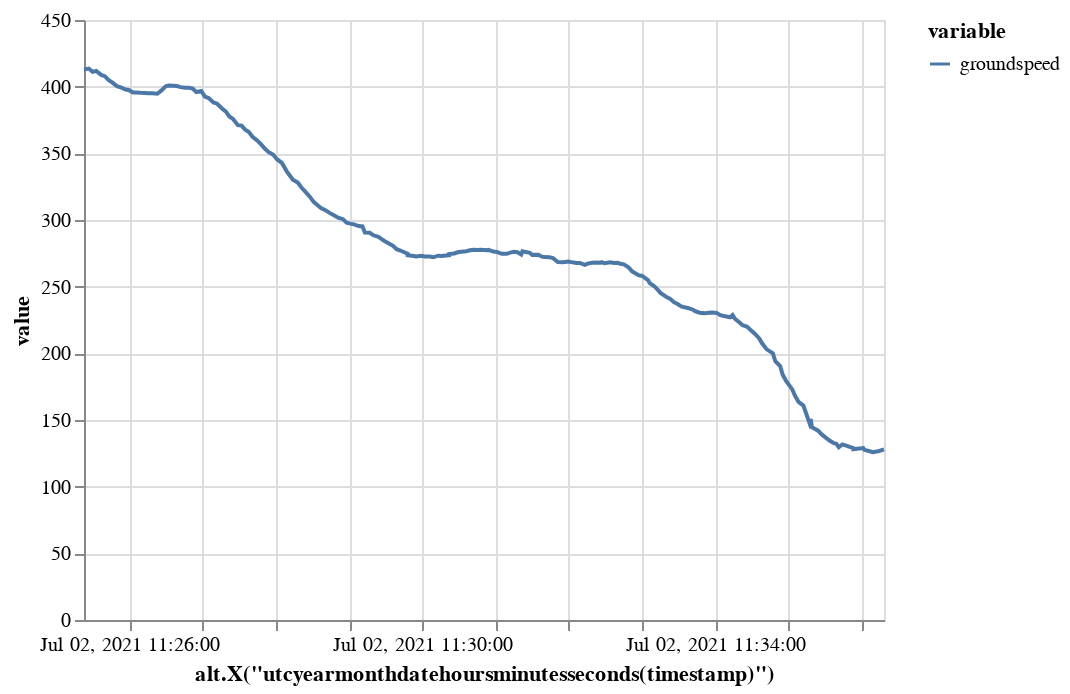

This figure's notebook cell:
### Code cell
traffic[1].chart("groundspeed").encode()

### Figure 1 — Vega-Lite specification as saved in the notebook (floating-point values rounded to 4 significant figures; data arrays with more than 128 entries replaced by an {"elided": "..."} marker saying what was removed)
{"config": {"view": {"continuousWidth": 400, "continuousHeight": 300}}, "data": {"name": "data-5a697fc2971354915663fefb22ea6c87"}, "mark": "line", "encoding": {"color": {"type": "nominal", "field": "variable"}, "x": {"type": "temporal", "field": "timestamp", "timeUnit": "utcyearmonthdatehoursminutesseconds", "title": "alt.X(\"utcyearmonthdatehoursminutesseconds(timestamp)\")"}, "y": {"type": "quantitative", "field": "value"}}, "transform": [{"fold": ["groundspeed"], "as": ["variable", "value"]}], "$schema": "https://vega.github.io/schema/vega-lite/v4.8.1.json", "datasets": {"data-5a697fc2971354915663fefb22ea6c87": {"elided": "200 records"}}}
